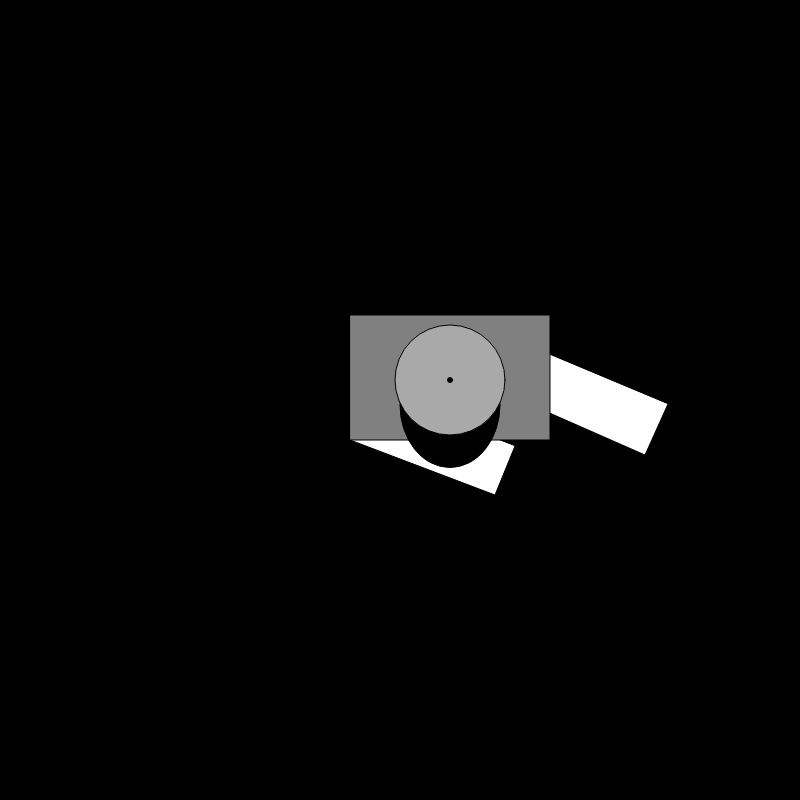
Frame 1 (no input)
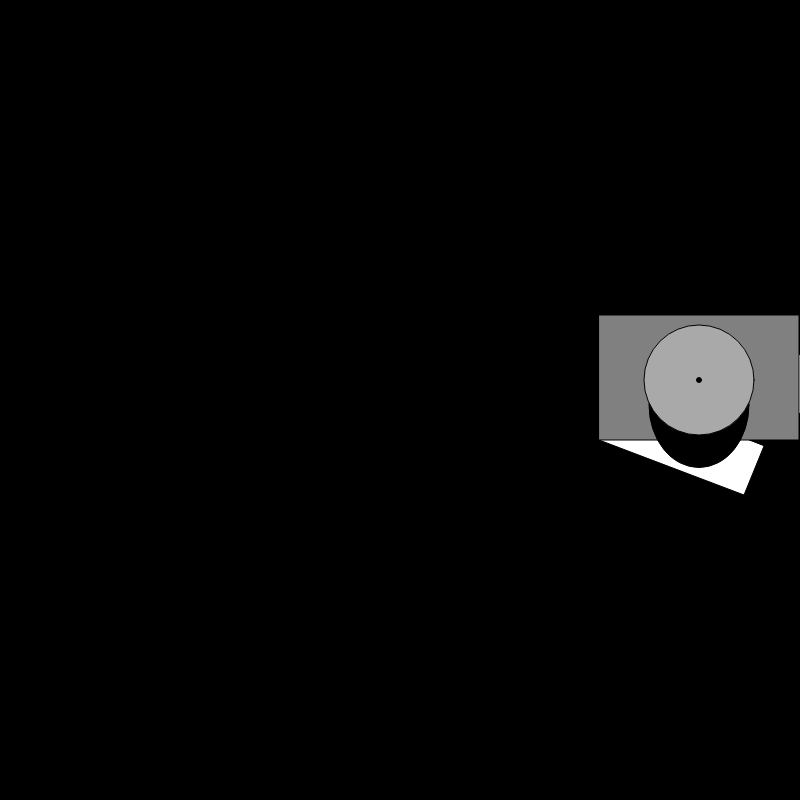
Frame 60 (no input)
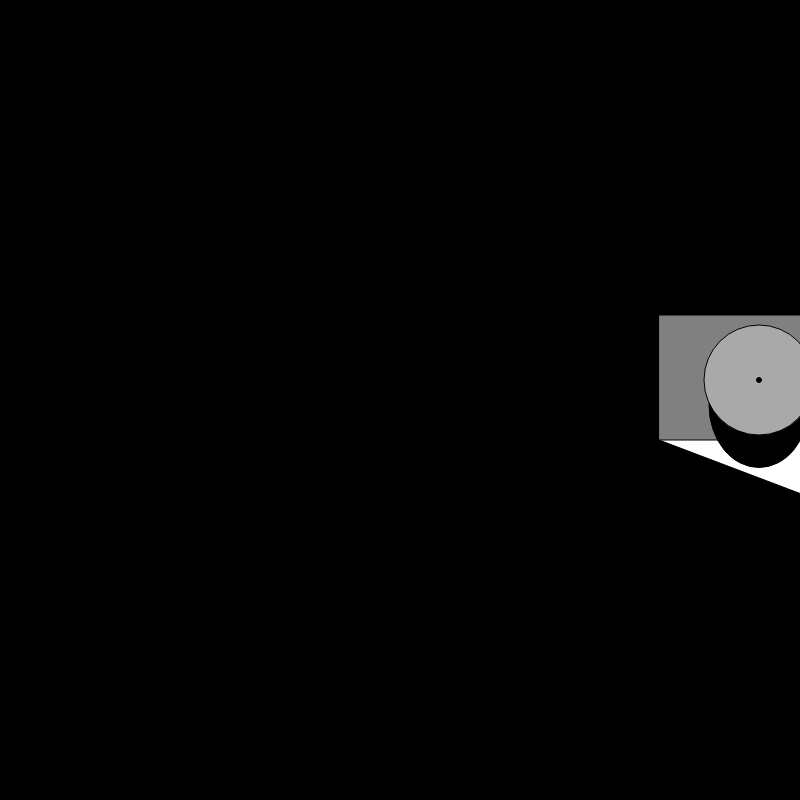
Frame 120 (the mouse pressed at the canvas centre since frame 60)

The p5.js sketch that drew these frames (run headless with seeded random() and noise() and a simulated clock; from frame 60 on, the mouse is pressed at the canvas centre):

// p5.js sketch
// ── sketch.js
var x = 0 ;

function setup() {
  // put setup code here
  createCanvas(800,800);
}

function draw() {
  // put drawing code here
background('black')

  push() ;
  translate (x,0) ;
  jim() ;
  pop() ;

  x = x + 1;
  if (x > 400) {
    x=0;
  }
  if (x <200) {
    x=x+10;
  }
}


function jim () {
  fill('white')
//Right
  quad(520,342, 520,400, 645,455, 668,404)
//left
  quad(350,382, 350,440 ,495,495, 515,446)
  ;

//Body
  fill('gray')
    rect(350,315,200,125)
  ;
  //head
    fill('black')
      ellipse(450,405,100,125);
    fill('darkgray')
      ellipse(450,380,110,110);
    fill('black')
      ellipse(450,380,5,5)

}
